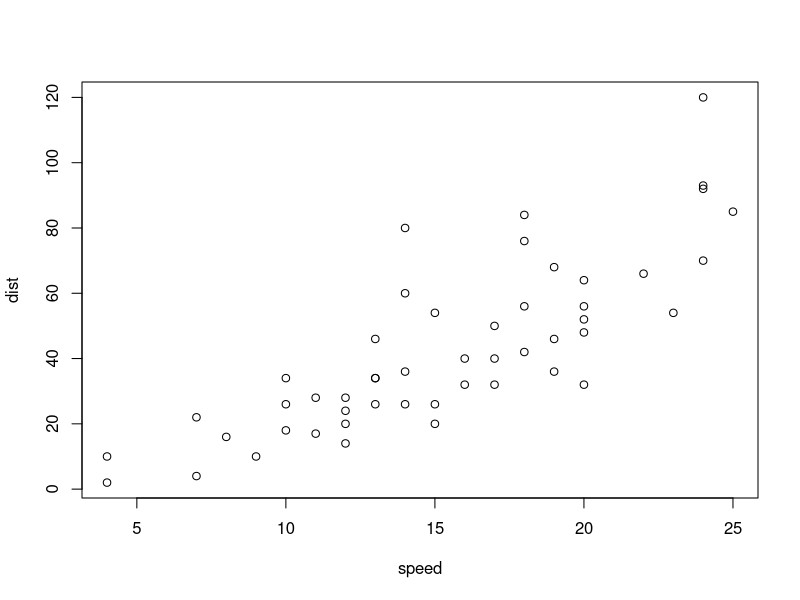
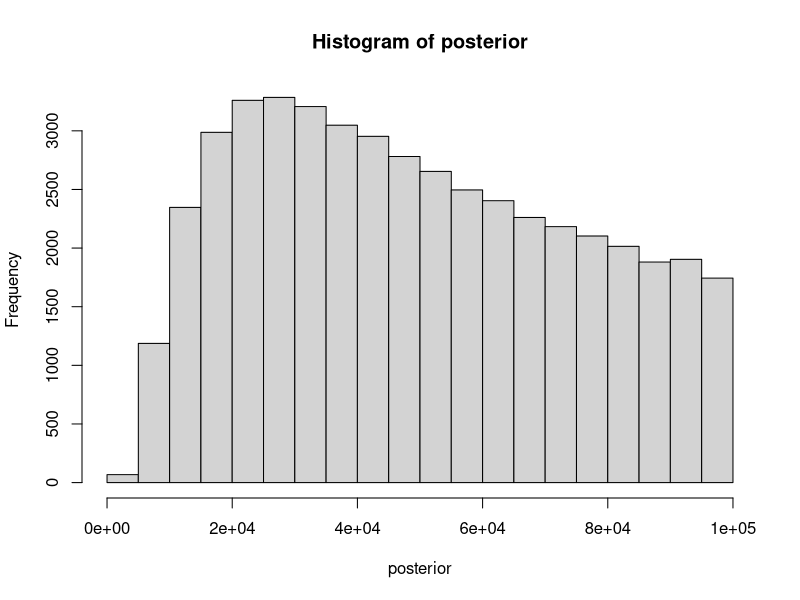
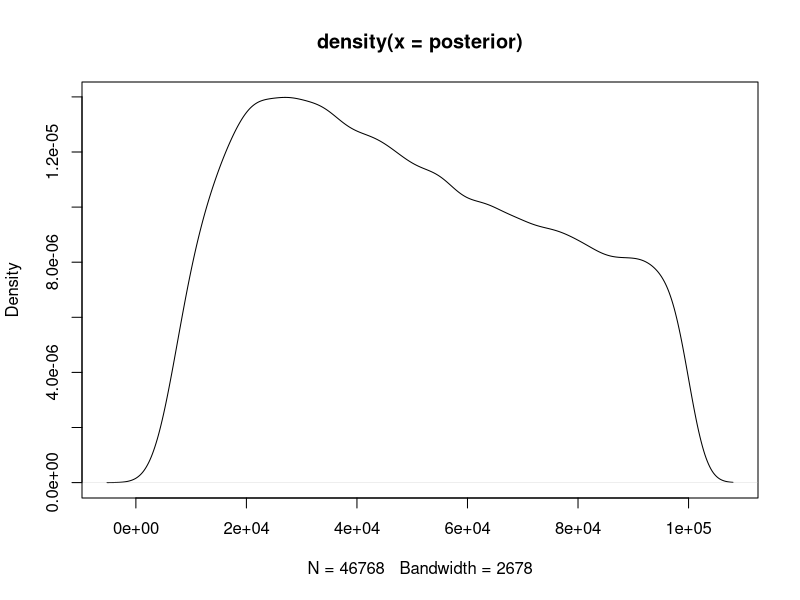
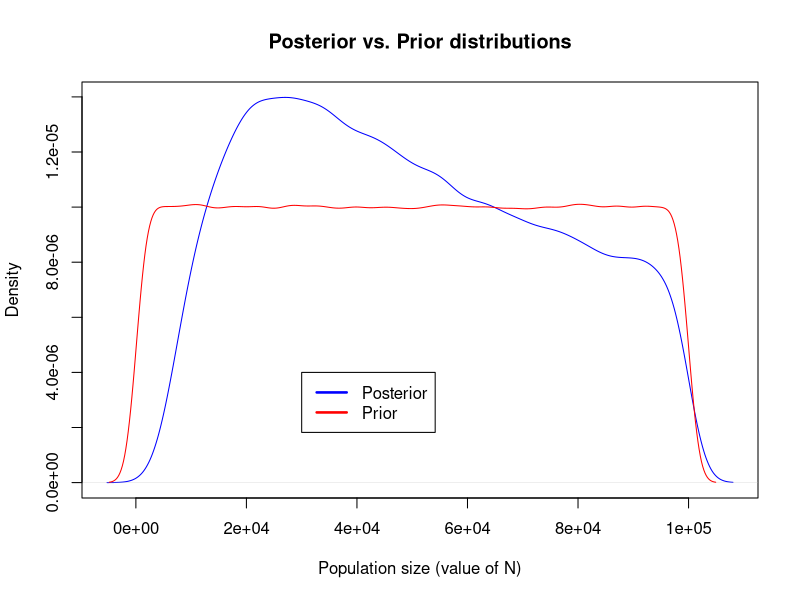
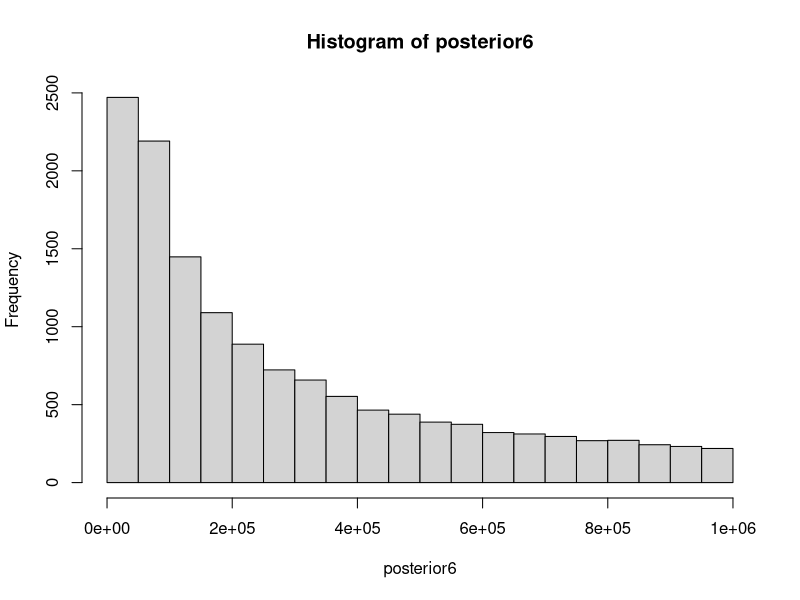
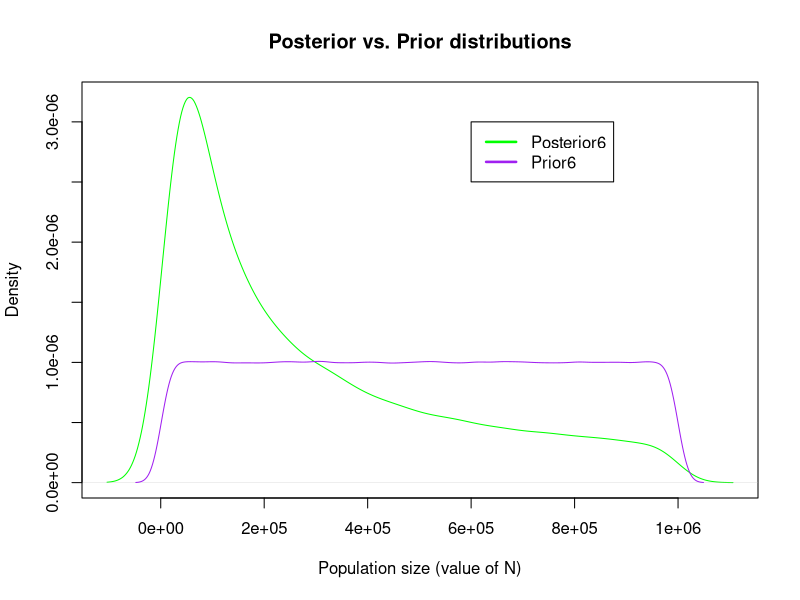
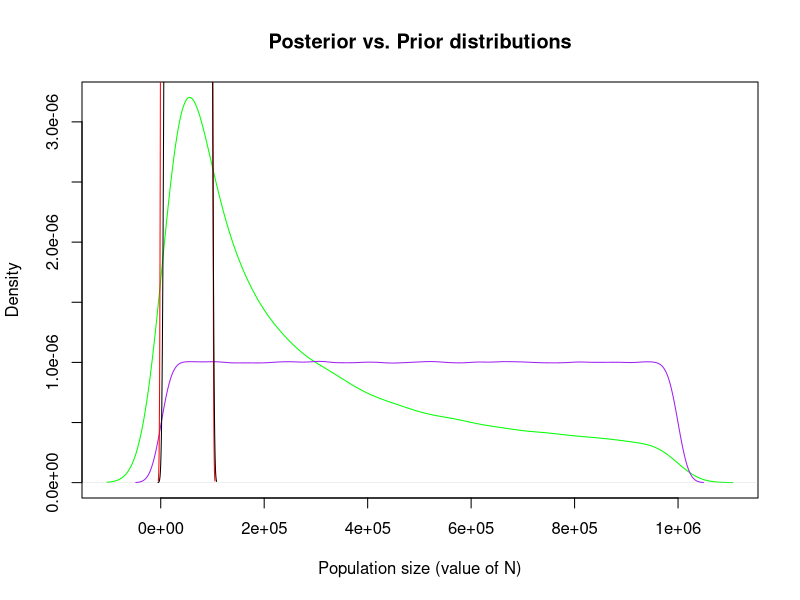
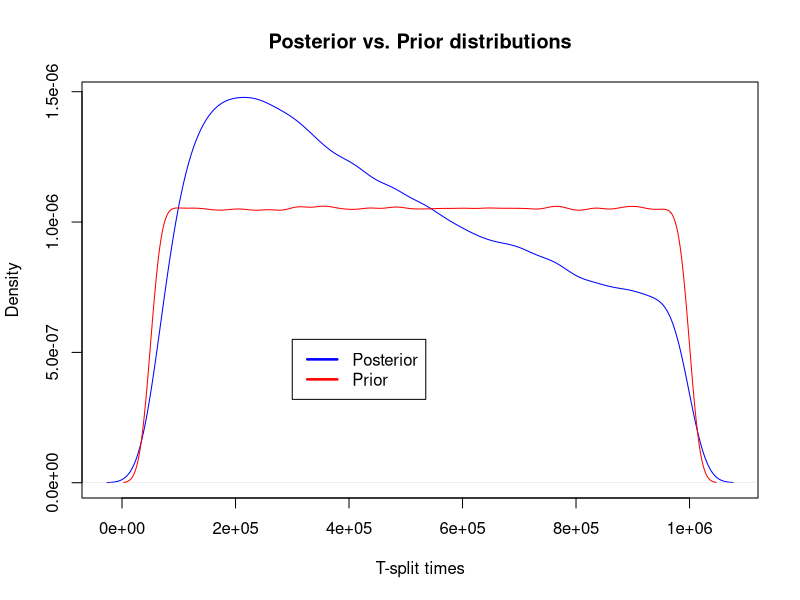

Recreate these plots in R, in order.
## ---- chunk 1
summary(cars)
## ---- chunk 2
plot(cars)
## ---- chunk 3
getwd()
setwd("C:\\Users\\Hayley\\eeb201hayleystansell")
getwd()

#?runif
#try simulating the coin flip thing from class
#prior<- runif(1e6)
#D_sim<- rbinom(n=1e6, size=100, p=prior)
#plot(D_sim)
#This produces a "black block", x-axis going from 0 to 1e6, y-axis going from 0 to 100....
#?plot
#how is a number the prior distribution???? 
prior<- runif(n=1e6, min = 100, max = 100000)
#prior
#plot(prior) #looks correct in terms of axes
#
## ---- chunk 4
rate<- 1/(prior)
mostrecent<- rexp(1e6, rate)
#######DOES NOT NEED TO BE A LOOP!, R automatically takes each value of "prior" and plugs it in in order to the "mostrecent" vector
#######Follows that NEITHER DOES NEXT STEP
#mostrecent
length(mostrecent)
## ---- chunk 5
ratemu<- 1e-3
snpnumber<- rpois(1e6, mostrecent*ratemu*2)
#snpnumber
max(snpnumber)
length(snpnumber)
## ---- chunk 6
sims<- cbind(prior, snpnumber)
simslower<- subset(sims, sims[,2]>45)
simsupper<- subset(simslower, simslower[,2]<55)
posterior<-simsupper[,1]
#posterior
max(posterior)
min(posterior)
hist(posterior)
density(posterior)
plot(density(posterior))
## ---- chunk 7
density(posterior)
plot(density(posterior), main= "Posterior vs. Prior distributions", xlab= "Population size (value of N)", col= "blue")
density(prior)
#?lines
# "lines() adds a line to an existing plot --- lines(namevector, col = color)
lines(density(prior), col= "red")
#?legend
legend(3e04,4e-06, # places a legend at a specified place 
       c("Posterior", "Prior"), # defines the text in the legend
       
       lty=c(1,1), # legend symbols (lines)
       
       lwd=c(2.5,2.5),col=c("blue", "red")) # gives lines the correct color and weight
## ---- chunk 8
median(posterior)
## ---- chunk 9
#?quantile
quantile(posterior, c(0.025, 0.975))

## ---- chunk 10
prior6<- runif(n=1e6, min = 1000, max = 1000000)
rate6<- 1/(prior6)
mostrecent6<- rexp(1e6, rate6)
length(mostrecent6)
ratemu6<- 1e-3
snpnumber6<- rpois(1e6, mostrecent6*ratemu6*2)
#snpnumber
max(snpnumber6)
length(snpnumber6)
sims6<- cbind(prior6, snpnumber6)
simslower6<- subset(sims6, sims6[,2]>45)
simsupper6<- subset(simslower6, simslower6[,2]<55)
posterior6<-simsupper6[,1]
#posterior
hist(posterior6)
#
#?plot
plot(density(posterior6), main= "Posterior vs. Prior distributions", xlab= "Population size (value of N)", col= "green")
density(prior6)

lines(density(prior6), col= "purple")

legend(6e05,3e-06, 
       c("Posterior6", "Prior6"), # puts text in the legend
       #try putting "top right" and it will set to right place
       
       lty=c(1,1), 
       
       lwd=c(2.5,2.5),col=c("green", "purple")) 

plot(density(posterior6), main= "Posterior vs. Prior distributions", xlab= "Population size (value of N)", col= "green")
lines(density(prior6), col="purple")
lines(density(prior), col ="red")
lines(density(posterior), col ="black")
#graph done to compare both simulations together.....not the most useful thing
## ---- chunk 11
prior3<-runif(n=1e6, min=50000, max=1e6)
## ---- chunk 12


rate3<- 1/(prior3)
tsplit3<- rexp(1e6, rate3)
length(tsplit3)

TMRCA<- tsplit3 + 1e5 #1e5 is the expected ancestral coalescent time
length(TMRCA)

## ---- chunk 13
ratemu3<- 1e-3
snpnumber3<- rpois(1e6, TMRCA*ratemu3*2)

#snpnumber
max(snpnumber3)
min(snpnumber3)
length(snpnumber3)
#hist(snpnumber3)

## ---- chunk 14

sims3<- cbind(prior3, snpnumber3)
simslower3<- subset(sims3, sims3[,2]>550)
simsupper3<- subset(simslower3, simslower3[,2]<650)
posterior3<-simsupper3[,1]
#posterior
max(posterior3)
min(posterior3)
#hist(posterior3)

## ---- chunk 15
density(posterior3)
plot(density(posterior3), main= "Posterior vs. Prior distributions", xlab= "T-split times", col= "blue")
density(prior3)
#?lines
# "lines() adds a line to an existing plot --- lines(namevector, col = color)
lines(density(prior3), col= "red")
#?legend
legend(3e05,5.5e-07, # legend location 
       c("Posterior", "Prior"), # text in the legend
       
       lty=c(1,1), # legend symbols (lines)
       
       lwd=c(2.5,2.5),col=c("blue", "red")) #lines the correct color and width
## ---- chunk 16
median(posterior3)
